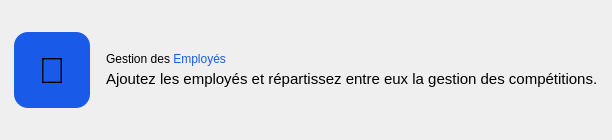
                 <widget class="QFrame" name="carteEntete">
                  <property name="carte" stdset="0">
                   <bool>true</bool>
                  </property>
                  <layout class="QHBoxLayout" name="dispositionEntete" stretch="0,1">
                   <property name="spacing">
                    <number>16</number>
                   </property>
                   <property name="leftMargin">
                    <number>14</number>
                   </property>
                   <property name="topMargin">
                    <number>12</number>
                   </property>
                   <property name="rightMargin">
                    <number>14</number>
                   </property>
                   <property name="bottomMargin">
                    <number>12</number>
                   </property>
                   <item>
                    <widget class="QLabel" name="pictoModule">
                     <property name="minimumSize">
                      <size>
                       <width>76</width>
                       <height>76</height>
                      </size>
                     </property>
                     <property name="maximumSize">
                      <size>
                       <width>76</width>
                       <height>76</height>
                      </size>
                     </property>
                     <property name="styleSheet">
                      <string notr="true">background:#1a5ae8;border-radius:14px;font-size:27pt;</string>
                     </property>
                     <property name="text">
                      <string>💼</string>
                     </property>
                     <property name="alignment">
                      <set>Qt::AlignCenter</set>
                     </property>
                    </widget>
                   </item>
                   <item>
                    <layout class="QVBoxLayout" name="titresModule">
                     <property name="spacing">
                      <number>4</number>
                     </property>
                     <item>
                      <spacer name="ressortTitresHaut">
                       <property name="orientation">
                        <enum>Qt::Vertical</enum>
                       </property>
                       <property name="sizeHint" stdset="0">
                        <size>
                         <width>20</width>
                         <height>40</height>
                        </size>
                       </property>
                      </spacer>
                     </item>
                     <item>
                      <widget class="QLabel" name="titreModule">
                       <property name="texte" stdset="0">
                        <string notr="true">h1</string>
                       </property>
                       <property name="textFormat">
                        <enum>Qt::RichText</enum>
                       </property>
                       <property name="text">
                        <string>Gestion des &lt;span style="color:#1a5ae8;"&gt;Employés&lt;/span&gt;</string>
                       </property>
                      </widget>
                     </item>
                     <item>
                      <widget class="QLabel" name="sousTitreModule">
                       <property name="texte" stdset="0">
                        <string notr="true">discret</string>
                       </property>
                       <property name="styleSheet">
                        <string notr="true">font-size:11pt;</string>
                       </property>
                       <property name="text">
                        <string>Ajoutez les employés et répartissez entre eux la gestion des compétitions.</string>
                       </property>
                      </widget>
                     </item>
                     <item>
                      <spacer name="ressortTitresBas">
                       <property name="orientation">
                        <enum>Qt::Vertical</enum>
                       </property>
                       <property name="sizeHint" stdset="0">
                        <size>
                         <width>20</width>
                         <height>40</height>
                        </size>
                       </property>
                      </spacer>
                     </item>
                    </layout>
                   </item>
                  </layout>
                 </widget>
